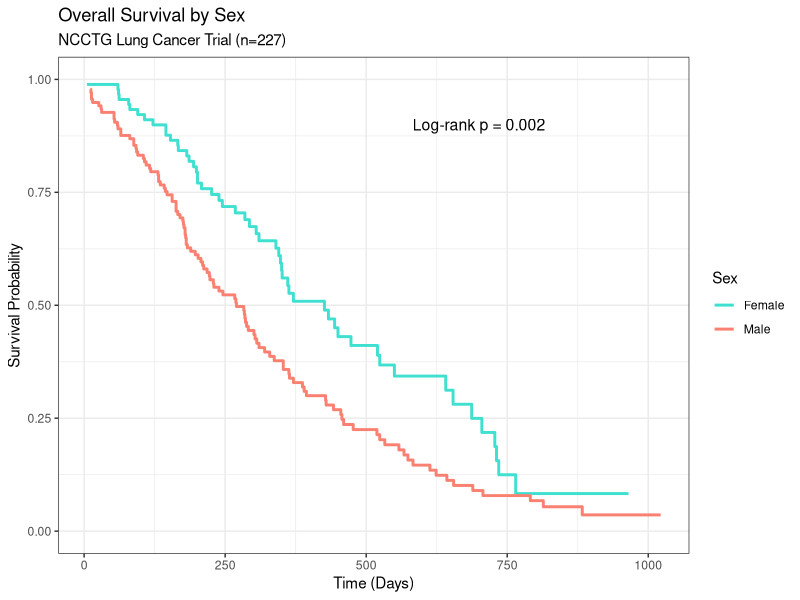
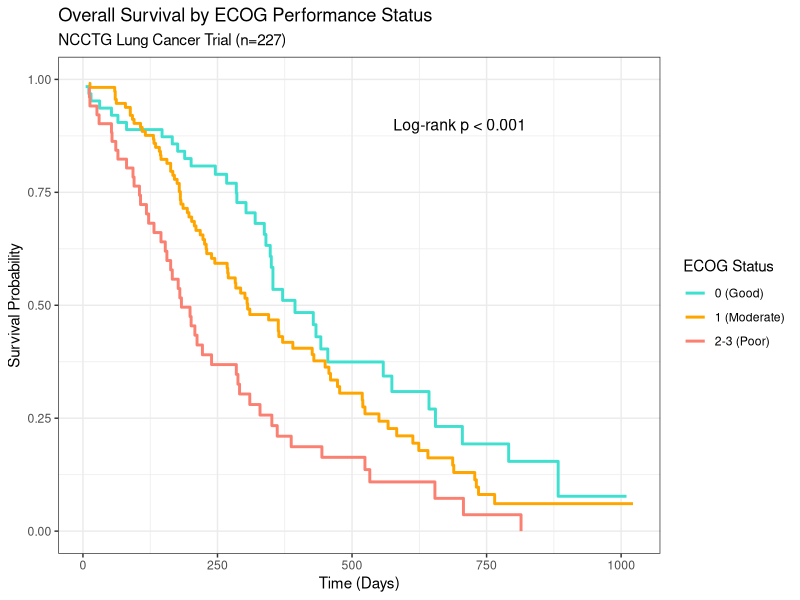

The R source for these figures, in order:
# 02_kaplan_meier.R
# Kaplan-Meier Survival Analysis

library(survival)
library(ggplot2)
library(dplyr)

lung <- read.csv("data/lung_clean.csv")

lung$ecog_group <- ifelse(lung$ecog >= 2, "2-3 (Poor)", 
                          ifelse(lung$ecog == 1, "1 (Moderate)", "0 (Good)"))
lung$ecog_group <- factor(lung$ecog_group, 
                          levels = c("0 (Good)", "1 (Moderate)", "2-3 (Poor)"))

# --- KM by Sex ---
km_sex <- survfit(Surv(time, status_event) ~ sex_label, data = lung)

km_sex_df <- data.frame(
  time = km_sex$time,
  surv = km_sex$surv,
  group = rep(names(km_sex$strata), km_sex$strata)
)
km_sex_df$group <- gsub("sex_label=", "", km_sex_df$group)

km_sex_plot <- ggplot(km_sex_df, aes(x = time, y = surv, color = group)) +
  geom_step(linewidth = 1) +
  scale_color_manual(values = c("Female" = "#40E0D0", "Male" = "#FA8072"),
                     name = "Sex") +
  annotate("text", x = 700, y = 0.9,
           label = "Log-rank p = 0.002", size = 4, color = "black") +
  labs(title = "Overall Survival by Sex",
       subtitle = "NCCTG Lung Cancer Trial (n=227)",
       x = "Time (Days)", y = "Survival Probability") +
  theme_bw() + ylim(0, 1)

ggsave("figures/km_by_sex.png", km_sex_plot, width = 8, height = 6)
cat("KM by sex saved\n")

# --- KM by ECOG ---
km_ecog <- survfit(Surv(time, status_event) ~ ecog_group, data = lung)

km_ecog_df <- data.frame(
  time = km_ecog$time,
  surv = km_ecog$surv,
  group = rep(names(km_ecog$strata), km_ecog$strata)
)
km_ecog_df$group <- gsub("ecog_group=", "", km_ecog_df$group)
km_ecog_df$group <- factor(km_ecog_df$group,
                           levels = c("0 (Good)", "1 (Moderate)", "2-3 (Poor)"))

km_ecog_plot <- ggplot(km_ecog_df, aes(x = time, y = surv, color = group)) +
  geom_step(linewidth = 1) +
  scale_color_manual(values = c("0 (Good)" = "#40E0D0",
                                "1 (Moderate)" = "#FFA500",
                                "2-3 (Poor)" = "#FA8072"),
                     name = "ECOG Status") +
  annotate("text", x = 700, y = 0.9,
           label = "Log-rank p < 0.001", size = 4, color = "black") +
  labs(title = "Overall Survival by ECOG Performance Status",
       subtitle = "NCCTG Lung Cancer Trial (n=227)",
       x = "Time (Days)", y = "Survival Probability") +
  theme_bw() + ylim(0, 1)

ggsave("figures/km_by_ecog.png", km_ecog_plot, width = 8, height = 6)
cat("KM by ECOG saved\n")

# --- Log-rank tests ---
cat("\n=== Log-rank Test: Sex ===\n")
print(survdiff(Surv(time, status_event) ~ sex_label, data = lung))

cat("\n=== Log-rank Test: ECOG ===\n")
print(survdiff(Surv(time, status_event) ~ ecog_group, data = lung))

cat("\nScript 2 complete!\n")
